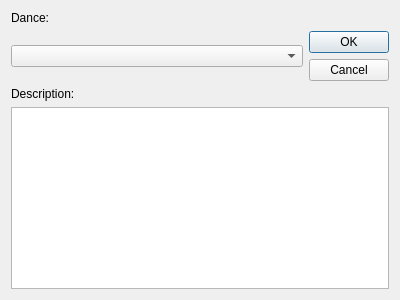
<?xml version="1.0" encoding="UTF-8"?>
<ui version="4.0">
 <class>add_dance_d</class>
 <widget class="QDialog" name="add_dance_d">
  <property name="geometry">
   <rect>
    <x>0</x>
    <y>0</y>
    <width>400</width>
    <height>300</height>
   </rect>
  </property>
  <property name="windowTitle">
   <string>Dialog</string>
  </property>
  <layout class="QGridLayout" name="gridLayout">
   <item row="1" column="0">
    <widget class="QComboBox" name="comboBox"/>
   </item>
   <item row="5" column="0" colspan="2">
    <widget class="QTextBrowser" name="textBrowser"/>
   </item>
   <item row="3" column="0">
    <widget class="QLabel" name="label">
     <property name="text">
      <string>Description:</string>
     </property>
    </widget>
   </item>
   <item row="0" column="0">
    <widget class="QLabel" name="label_2">
     <property name="text">
      <string>Dance:</string>
     </property>
    </widget>
   </item>
   <item row="1" column="1">
    <widget class="QDialogButtonBox" name="buttonBox">
     <property name="orientation">
      <enum>Qt::Vertical</enum>
     </property>
     <property name="standardButtons">
      <set>QDialogButtonBox::Cancel|QDialogButtonBox::Ok</set>
     </property>
    </widget>
   </item>
  </layout>
 </widget>
 <resources/>
 <connections>
  <connection>
   <sender>buttonBox</sender>
   <signal>accepted()</signal>
   <receiver>add_dance_d</receiver>
   <slot>accept()</slot>
   <hints>
    <hint type="sourcelabel">
     <x>248</x>
     <y>254</y>
    </hint>
    <hint type="destinationlabel">
     <x>157</x>
     <y>274</y>
    </hint>
   </hints>
  </connection>
  <connection>
   <sender>buttonBox</sender>
   <signal>rejected()</signal>
   <receiver>add_dance_d</receiver>
   <slot>reject()</slot>
   <hints>
    <hint type="sourcelabel">
     <x>316</x>
     <y>260</y>
    </hint>
    <hint type="destinationlabel">
     <x>286</x>
     <y>274</y>
    </hint>
   </hints>
  </connection>
 </connections>
</ui>
